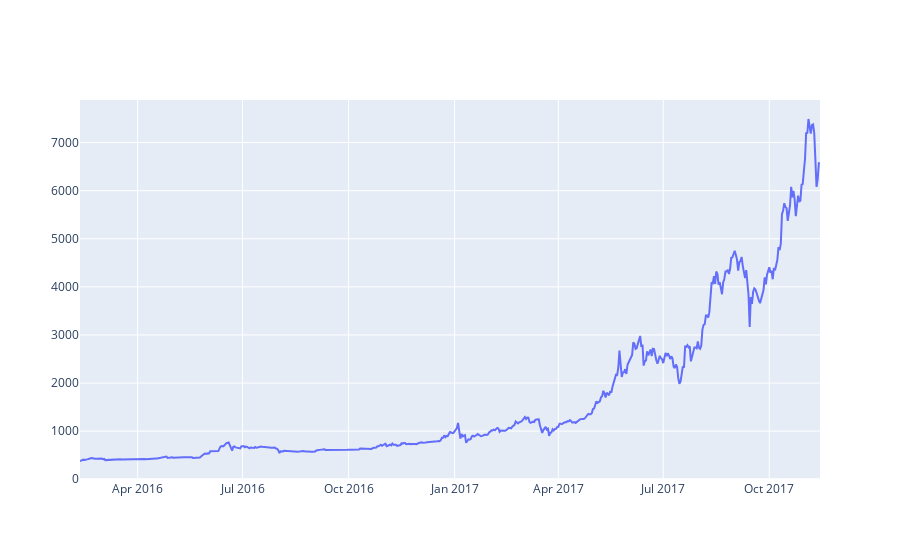

Notebook source saved alongside this figure:
### Code cell
btc_trace = go.Scatter(x=data['stamp'], y=data['price'], name= 'Price')
py.iplot([btc_trace])

### Figure 1 — Plotly figure (JSON) as saved in the notebook; plotly's stock layout.template omitted (floating-point values rounded to 4 significant figures; data arrays with more than 128 entries replaced by an {"elided": "..."} marker saying what was removed)
{"data": [{"name": "Price", "type": "scatter", "x": {"elided": "642 str values"}, "y": {"elided": "642 float values"}}], "layout": {}}
